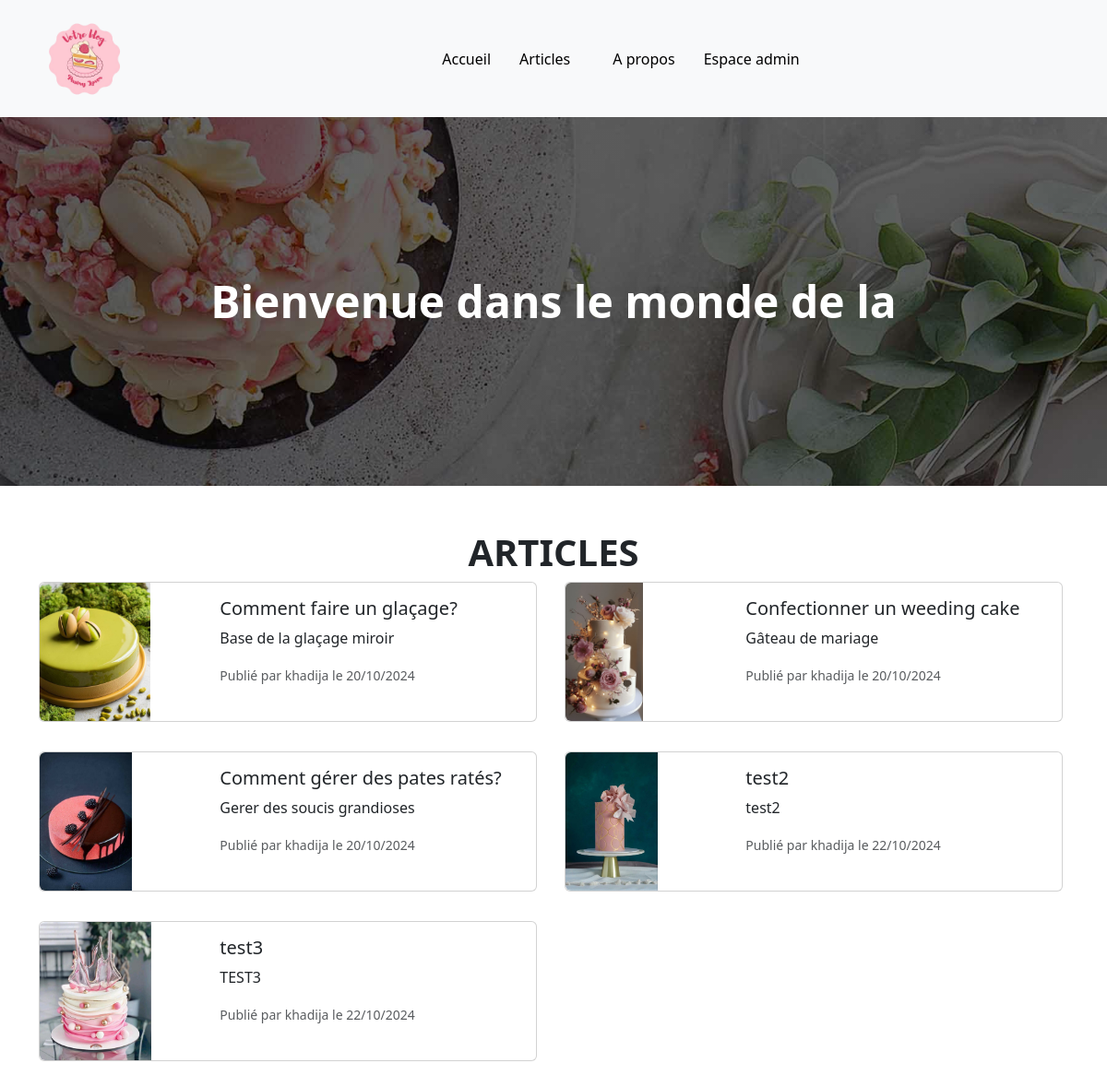
The page / on the database its author committed.
### articles/models.py (models this page shows, shortened)
class Article(models.Model):
    titre= models.CharField(max_length=150)
    auteur = models.ForeignKey(User, on_delete=models.CASCADE)
    resume = models.CharField(max_length=250)
    contenu = models.TextField(blank=True)
    dateDePublication = models.DateField(auto_now_add=True)
    image = models.ImageField(upload_to='media/images/', blank=True, null=True)

### articles/views.py (the view)
# urls.py: path("", home, name = "home"),
def home(request):
    articles = Article.objects.all()
    return render(request, "index.html", {"articles":articles} )

### template/index.html (shortened to what this page needs)
<!DOCTYPE html>
<html lang="en">
<head>
    {% load static %}
    <link rel="stylesheet" href="{% static 'css/styles.css' %}">
    <link href="https://cdn.jsdelivr.net/npm/bootstrap@5.3.3/dist/css/bootstrap.min.css" rel="stylesheet"></head>
<body>
    <header>
        <nav class="navbar navbar-expand-lg bg-body-tertiary">
            <div class="container-fluid">
            <a class="navbar-brand" href="#"> <img src="{% static 'images/logo.png' %}" alt="Logo" width="100" height="100" class="d-inline-block align-text-top">
            </a>
            <div class="collapse navbar-collapse" id="navbarSupportedContent">
                <ul class="navbar-nav me-auto mb-2 mb-lg-0">
                <li class="nav-item">
                    <a class="nav-link active" aria-current="page" href="#">Accueil</a>
                </li>
                <li class="nav-item">
                    <a class="nav-link active" href="#">Articles</a>
                </li>
                    <a class="nav-link active" href="#">A propos</a>
                <li class="nav-item">
                    <a class="nav-link active" href="{% url 'useradmin' %}">Espace admin</a>
                </li>
                </ul>
            </div>
            </div>
        </nav>
    </header>
        <section class="hero-section py-5">
            <div class="container h-100 d-flex align-items-center justify-content-center">
                <h1 id="animated-heading" class="text-white"></h1>
            </div>
        </section>
        <div class="container mt-5">
            <div class="row">
                <h1 class="articles-title">ARTICLES</h1>
                {% for i in articles %}
                    <div class="col-md-6 mb-3">
                        <div class="card mb-3" style="max-width: 540px;">
                            <div class="row g-0">
                                <div class="col-md-4">
                                    {% if i.image %}
                                        <img src="{{ i.image.url }}" class="img-fluid rounded-start" alt="{{ i.titre }}">
                                    {% else %}
                                        <img src="{% static 'images/default.jpg' %}" class="img-fluid rounded-start" alt="Image par défaut">
                                    {% endif %}
                                </div>
                                <div class="col-md-8">
                                    <div class="card-body">
                                        <h5 class="card-title">{{ i.titre }}</h5>
                                        <p class="card-text">{{ i.resume }}</p>
                                        <p class="card-text"><small class="text-body-secondary">Publié par {{ i.auteur }} le {{ i.dateDePublication|date:"d/m/Y" }}</small></p>
                                    </div>
                                </div>
                            </div>
                        </div>
                    </div>
                {% empty %}
                <p>Aucun article disponible</p>
                {% endfor %}
            </div>
        </div>
</body>
</html>

### static/css/styles.css (style rules this page uses)
.card { margin-bottom: 20px; }
.card img { object-fit: cover; max-height: 150px; }
.navbar-nav { display: flex; margin-left: auto; justify-content: center; gap: 15px; }
.nav-link { border-radius: 20px; padding: 10px 20px; transition: background-color 0.3s ease, box-shadow 0.3s ease; }
.navbar-brand { margin-left: 30px; }
.navbar-brand img { width: 100px; height: auto; }
.articles-title { text-align: center; margin-top: 30px; font-weight: bold; font-size: 2.5rem; }
h1 { color: #333; }
.hero-section { background-image: linear-gradient(rgba(0, 0, 0, 0.603), rgba(0, 0, 0, 0.603)), url('../images/c.jpg'); background-size: cover; height: 400px; background-position: center; display: flex; align-items: center; justify-content: center; }
.hero-section h1 { font-size: 3rem; font-weight: bold; text-align: center; color: #fff; margin: 0; padding: 20px 0; border-radius: 10px; }
.hero-section h1 { font-size: 3rem; font-weight: bold; text-align: center; color: #fff; margin: 0; padding: 20px 30px; border-radius: 10px; animation: fadeIn 0.5s ease; }
img { max-height: 500px; object-fit: cover; }

### rows shown on the page
Article: image (picture), titre "Comment faire un glaçage?", resume "Base de la glaçage miroir", auteur "khadija", dateDePublication "20/10/2024"
Article: image (picture), titre "Confectionner un weeding cake", resume "Gâteau de mariage", auteur "khadija", dateDePublication "20/10/2024"
Article: image (picture), titre "Comment gérer des pates ratés?", resume "Gerer des soucis grandioses", auteur "khadija", dateDePublication "20/10/2024"
Article: image (picture), titre "test2", resume "test2", auteur "khadija", dateDePublication "22/10/2024"
Article: image (picture), titre "test3", resume "TEST3", auteur "khadija", dateDePublication "22/10/2024"
